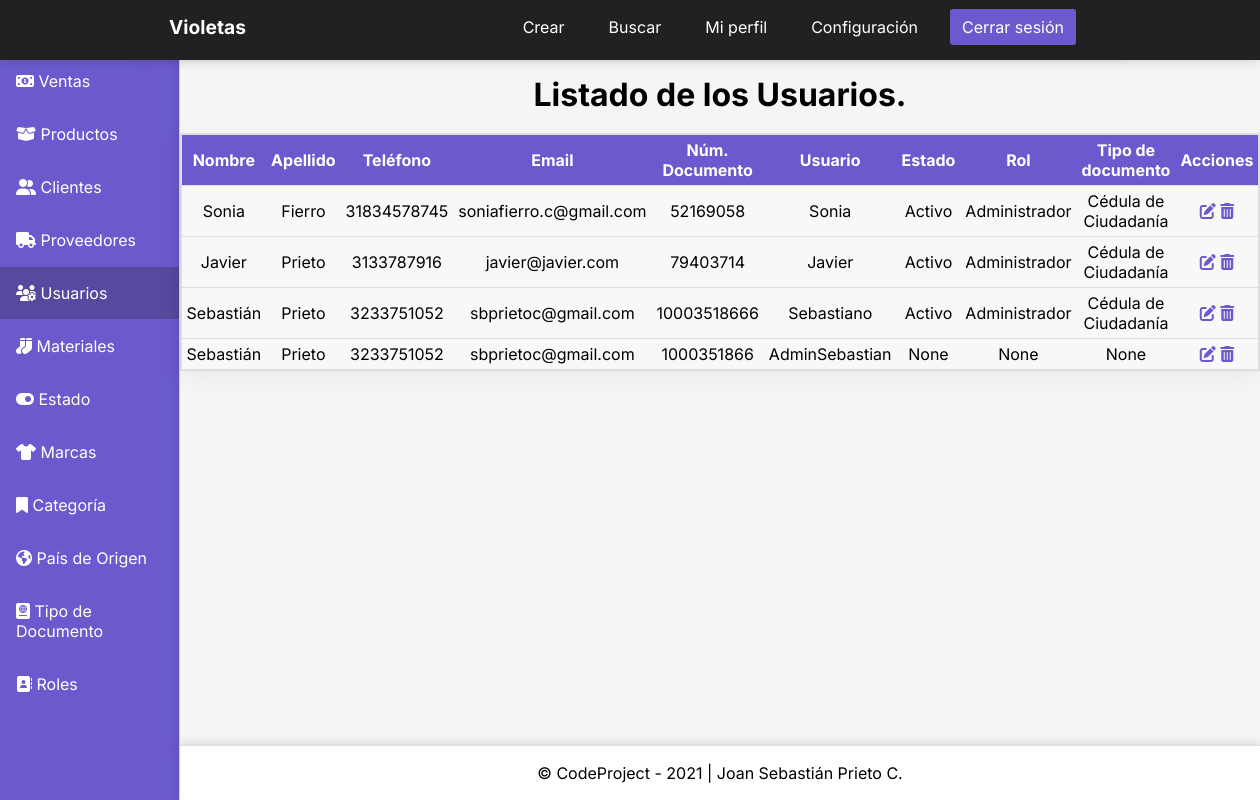
The page /dashboardusuarios on the database as committed earlier.
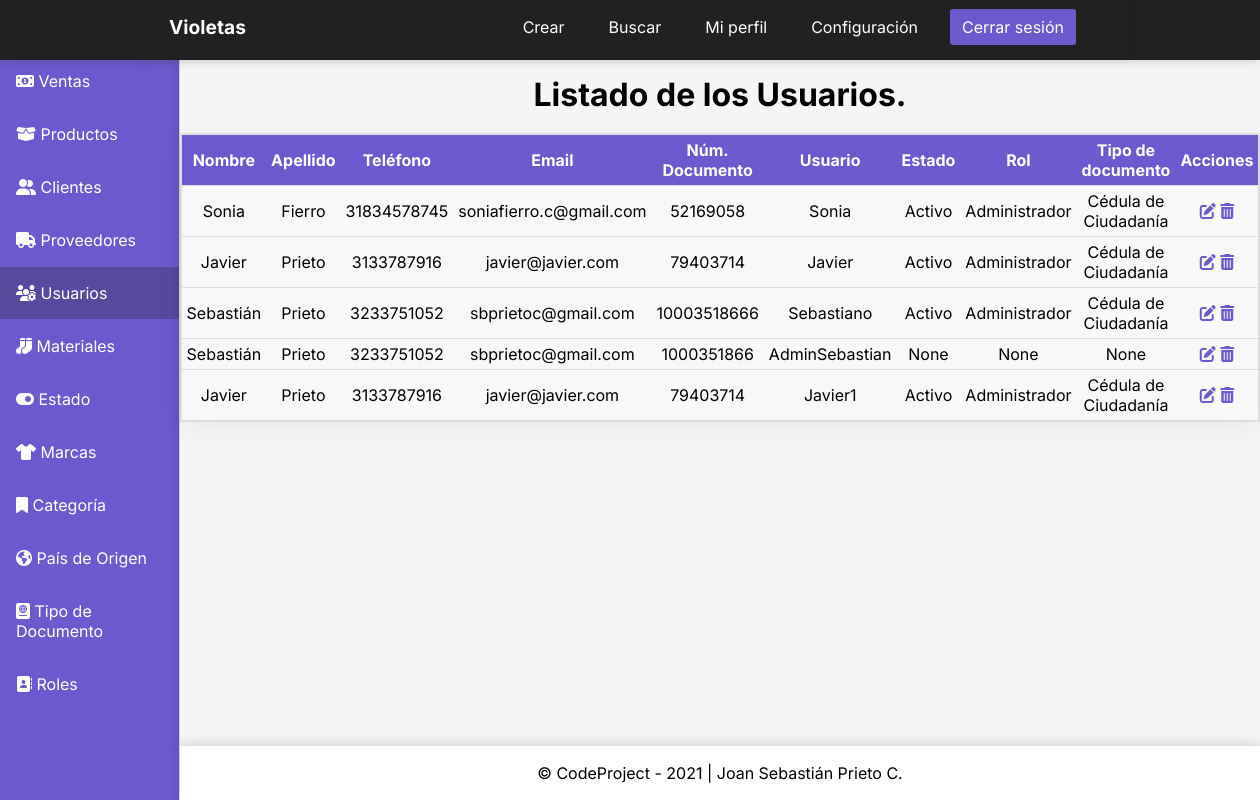
The same page on the database as committed later.
### InventoryApp/models.py (models this page shows, shortened)
class MyUser(AbstractUser):
    TelefonoUsuario = models.CharField('Teléfono del usuario', max_length = 100)
    NumeroDocumento = models.CharField('Número de documento del usuario', max_length = 100)
    TipoDocumento = models.ForeignKey(TipoDocumento, on_delete=models.CASCADE, default='', blank=True, null=True)
    Estado = models.ForeignKey(Estado, on_delete=models.CASCADE, default='', blank=True, null=True)
    Roles = models.ForeignKey(Roles, on_delete=models.CASCADE, default='', blank=True, null=True)
    REQUIRED_FIELDS = ['first_name', 'last_name', 'email', 'TelefonoUsuario', 'NumeroDocumento']
    class Meta:
        verbose_name = 'Usuario'
        verbose_name_plural = 'Usuarios'
        db_table = 'myuser'
        ordering = ['id']
    class Meta:
        verbose_name = 'Usuario'
        verbose_name_plural = 'Usuarios'
        db_table = 'myuser'
        ordering = ['id']

class Estado(models.Model):
    DescripcionEstado = models.CharField('Descripción del estado', max_length = 100)
    def __str__(self):
        return self.DescripcionEstado
    class Meta:
        verbose_name = 'Estado'
        verbose_name_plural = 'Estados'
        db_table = 'estados'
        ordering = ['id']

class Roles(models.Model):
    DescripcionRol = models.CharField('Descripción del rol', max_length = 100)
    def __str__(self):
        return self.DescripcionRol
    class Meta:
        verbose_name = 'Rol'
        verbose_name_plural = 'Roles'
        db_table = 'roles'
        ordering = ['id']

class TipoDocumento(models.Model):
    DescripcionTipoDoc = models.CharField('Descripción del tipo de documento', max_length = 100)
    def __str__(self):
        return self.DescripcionTipoDoc
    class Meta:
        verbose_name = 'Tipo de Documento'
        verbose_name_plural = 'Tipos de Documento'
        db_table = 'tipodoc'
        ordering = ['id']

### Project/views.py (the view)
# urls.py: path('dashboardusuarios', views.dashboardusuarios, name='dashusuarios'), # Registro creado
def dashboardusuarios(request):
    usuarios = (MyUser.objects.all()) # Creo variable que traiga todos los datos de la tabla Usuarios.
    return render(request, 'dashboardusuarios.html', {
        'usuarios' : usuarios
} )

### Templates/dashboardusuarios.html (shortened to what the changed rows need)
{% load static %}
<!DOCTYPE html>
<html lang="en">
<head>
    <link rel="stylesheet" href="{% static 'CSS/stylesdashboard.css' %}">
</head>
<body>
    <div class="container">
        <main>
            <h1>Listado de los Usuarios.</h1>
            <table class="table">
                <thead>
                    <tr>
                        <th>Nombre</th>
                        <th>Apellido</th>
                        <th>Teléfono</th>
                        <th>Email</th>
                        <th>Núm. Documento</th>
                        <th>Usuario</th>
                        <th>Estado</th>
                        <th>Rol</th>
                        <th>Tipo de documento</th>
                        <th>Acciones</th>
                    </tr>
                </thead>
                <tbody>
                    {% for usuarios in usuarios %}
                    <tr>
                        <td data-label="Nombre del usuario">{{usuarios.first_name}}</td>
                        <td data-label="Apellido del usuario">{{usuarios.last_name}}</td>
                        <td data-label="Teléfono del usuario">{{usuarios.TelefonoUsuario}}</td>
                        <td data-label="Email del usuario">{{usuarios.email}}</td>
                        <td data-label="Número de documento del usuario">{{usuarios.NumeroDocumento}}</td>
                        <td data-label="Usuario">{{usuarios.username}}</td>
                        <td data-label="Estado">{{usuarios.Estado}}</td>
                        <td data-label="Rol">{{usuarios.Roles}}</td>
                        <td data-label="Tipo de documento">{{usuarios.TipoDocumento}}</td>
                        <td data-label="Gestión">
                            <a href="{% url 'updateusuarios' usuarios.id %}"><i class="fas fa-edit"></i></a>
                            <a href="#" onclick="eliminarUsuario({{ usuarios.id }})"><i class="fas fa-trash-alt"></i></a>
                        </td>
                    </tr>
                    {% endfor %}
                </tbody>
            </table>
        </main>
      </div>
</body>
</html>

Rows that differ between the two databases and show on the page:
added MyUser: first_name "Javier", last_name "Prieto", TelefonoUsuario "3133787916", email "javier@javier.com", NumeroDocumento "79403714", username "Javier1", Estado "Activo", Roles "Administrador", TipoDocumento "Cédula de Ciudadanía"
